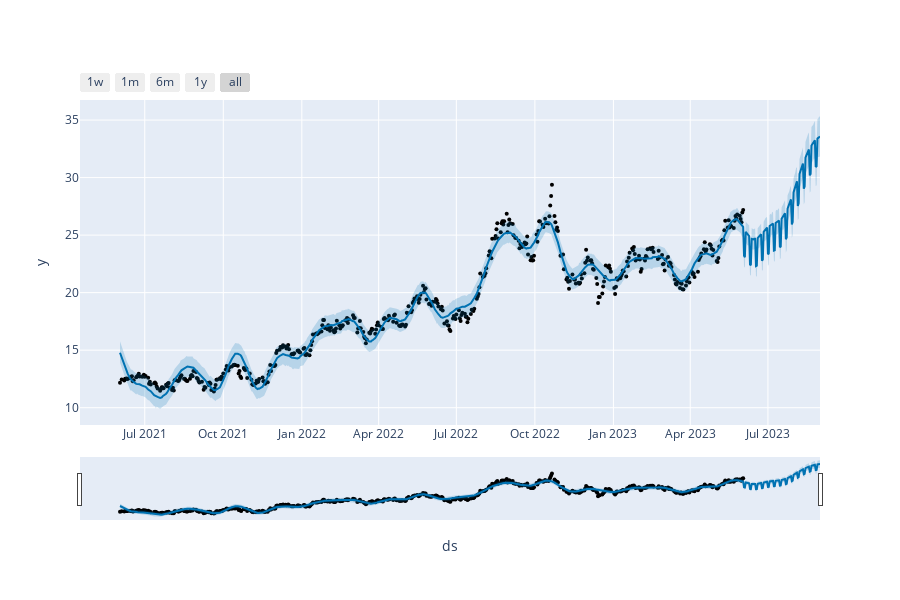

Notebook source saved alongside this figure:
### Markdown cell above
# Visualizações gráficas

### Code cell
plot_plotly(modelo, previsoes)

### Figure 1 — Plotly figure (JSON) as saved in the notebook; plotly's stock layout.template omitted (floating-point values rounded to 4 significant figures; data arrays with more than 128 entries replaced by an {"elided": "..."} marker saying what was removed)
{"data": [{"marker": {"color": "black", "size": 4}, "mode": "markers", "name": "Actual", "type": "scatter", "x": {"elided": "500 str values"}, "y": {"elided": "500 float values"}}, {"hoverinfo": "skip", "line": {"width": 0}, "mode": "lines", "type": "scatter", "x": {"elided": "590 str values"}, "y": {"elided": "590 float values"}}, {"fill": "tonexty", "fillcolor": "rgba(0, 114, 178, 0.2)", "line": {"color": "#0072B2", "width": 2}, "mode": "lines", "name": "Predicted", "type": "scatter", "x": {"elided": "590 str values"}, "y": {"elided": "590 float values"}}, {"fill": "tonexty", "fillcolor": "rgba(0, 114, 178, 0.2)", "hoverinfo": "skip", "line": {"width": 0}, "mode": "lines", "type": "scatter", "x": {"elided": "590 str values"}, "y": {"elided": "590 float values"}}], "layout": {"height": 600, "showlegend": false, "width": 900, "xaxis": {"rangeselector": {"buttons": [{"count": 7, "label": "1w", "step": "day", "stepmode": "backward"}, {"count": 1, "label": "1m", "step": "month", "stepmode": "backward"}, {"count": 6, "label": "6m", "step": "month", "stepmode": "backward"}, {"count": 1, "label": "1y", "step": "year", "stepmode": "backward"}, {"step": "all"}]}, "rangeslider": {"visible": true}, "title": {"text": "ds"}, "type": "date"}, "yaxis": {"title": {"text": "y"}}}}
